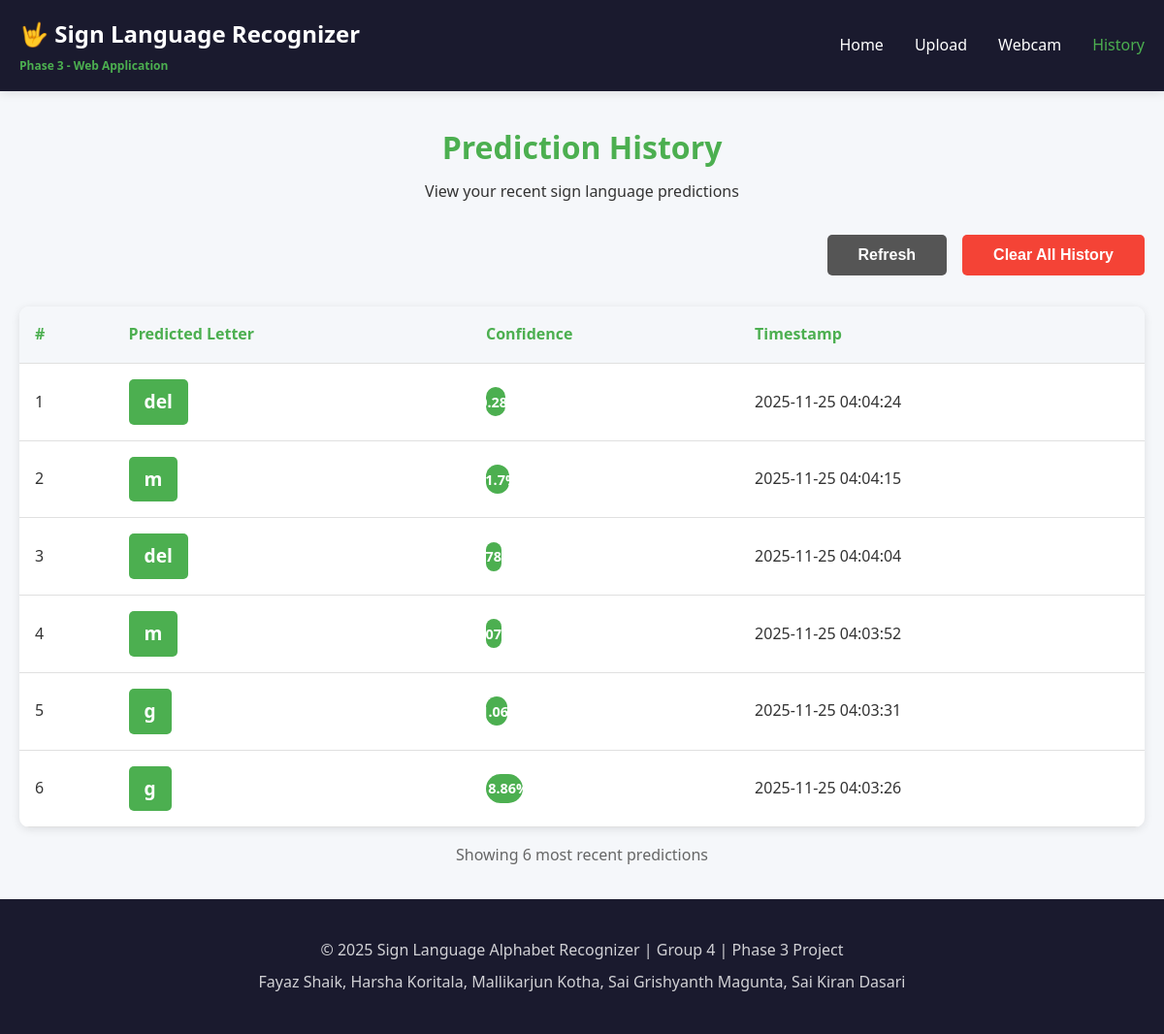
The app's page /history with its own data.
### tables this page shows
CREATE TABLE predictions (
                    id INTEGER PRIMARY KEY AUTOINCREMENT,
                    predicted_letter TEXT NOT NULL,
                    confidence REAL NOT NULL,
                    timestamp DATETIME DEFAULT CURRENT_TIMESTAMP
                );

### webapp/app.py (the view)
@app.route('/history')
def history_page():
    predictions = db.get_recent_predictions(limit=20)
    return render_template('history.html', predictions=predictions)

### webapp/templates/history.html (shortened to what this page needs)
{% extends "base.html" %}
{% block content %}
<div class="page-header">
    <h1>Prediction History</h1>
    <p>View your recent sign language predictions</p>
</div>
<div class="history-actions">
    <button id="refreshBtn" class="btn btn-secondary">Refresh</button>
    <button id="clearHistoryBtn" class="btn btn-danger">Clear All History</button>
</div>
{% if predictions %}
<div class="history-table-container">
    <table class="history-table">
        <thead>
            <tr>
                <th>#</th>
                <th>Predicted Letter</th>
                <th>Confidence</th>
                <th>Timestamp</th>
            </tr>
        </thead>
        <tbody>
            {% for pred in predictions %}
            <tr>
                <td>{{ loop.index }}</td>
                <td>
                    <span class="letter-badge">{{ pred.predicted_letter }}</span>
                </td>
                <td>
                    <div class="confidence-bar-container">
                        <div class="confidence-bar" style="width: {{ (pred.confidence * 100)|round }}%">
                            <span class="confidence-text">{{ (pred.confidence * 100)|round(2) }}%</span>
                        </div>
                    </div>
                </td>
                <td>{{ pred.timestamp }}</td>
            </tr>
            {% endfor %}
        </tbody>
    </table>
</div>
<div class="history-stats">
    <p>Showing {{ predictions|length }} most recent predictions</p>
</div>
{% endif %}
{% endblock %}

### webapp/templates/base.html (shortened to what this page needs)
<!DOCTYPE html>
<html lang="en">
<head>
    <link rel="stylesheet" href="{{ url_for('static', filename='css/style.css') }}">
</head>
<body>
    <nav class="navbar">
        <div class="container">
            <div class="nav-brand">
                <h1>🤟 Sign Language Recognizer</h1>
                <p class="phase-tag">Phase 3 - Web Application</p>
            </div>
            <ul class="nav-menu">
                <li><a href="{{ url_for('index') }}" class="{% if request.endpoint == 'index' %}active{% endif %}">Home</a></li>
                <li><a href="{{ url_for('upload_page') }}" class="{% if request.endpoint == 'upload_page' %}active{% endif %}">Upload</a></li>
                <li><a href="{{ url_for('webcam_page') }}" class="{% if request.endpoint == 'webcam_page' %}active{% endif %}">Webcam</a></li>
                <li><a href="{{ url_for('history_page') }}" class="{% if request.endpoint == 'history_page' %}active{% endif %}">History</a></li>
            </ul>
        </div>
    </nav>
    <main class="main-content">
        <div class="container">
            {% block content %}{% endblock %}
        </div>
    </main>
    <footer class="footer">
        <div class="container">
            <p>&copy; 2025 Sign Language Alphabet Recognizer | Group 4 | Phase 3 Project</p>
            <p>Fayaz Shaik, Harsha Koritala, Mallikarjun Kotha, Sai Grishyanth Magunta, Sai Kiran Dasari</p>
        </div>
    </footer>
</body>
</html>

### webapp/static/css/style.css (style rules this page uses)
* { margin: 0; padding: 0; box-sizing: border-box; }
:root { --primary-color: #4CAF50; --secondary-color: #2196F3; --danger-color: #f44336; --success-color: #4CAF50; --dark-bg: #1a1a2e; --light-bg: #f5f7fa; --card-bg: #ffffff; --text-dark: #333333; --text-light: #666666; --border-color: #e0e0e0; --shadow: 0 2px 10px rgba(0,0,0,0.1); --shadow-lg: 0 4px 20px rgba(0,0,0,0.15); }
body { font-family: 'Segoe UI', Tahoma, Geneva, Verdana, sans-serif; background: var(--light-bg); color: var(--text-dark); line-height: 1.6; min-height: 100vh; display: flex; flex-direction: column; }
.container { max-width: 1200px; margin: 0 auto; padding: 0 20px; }
.navbar { background: var(--dark-bg); color: white; padding: 1rem 0; box-shadow: var(--shadow); position: sticky; top: 0; z-index: 1000; }
.navbar .container { display: flex; justify-content: space-between; align-items: center; flex-wrap: wrap; }
.nav-brand h1 { font-size: 1.5rem; margin-bottom: 0.25rem; }
.phase-tag { font-size: 0.75rem; color: var(--primary-color); font-weight: 600; }
.nav-menu { display: flex; list-style: none; gap: 2rem; }
.nav-menu a { color: white; text-decoration: none; font-weight: 500; transition: color 0.3s; padding: 0.5rem 0; }
.nav-menu a:hover, .nav-menu a.active { color: var(--primary-color); }
.main-content { flex: 1; padding: 2rem 0; }
.btn { padding: 0.75rem 2rem; border: none; border-radius: 5px; font-size: 1rem; font-weight: 600; cursor: pointer; transition: all 0.3s; text-decoration: none; display: inline-block; }
.btn-secondary { background: #555; color: white; }
.btn-danger { background: var(--danger-color); color: white; }
.page-header { text-align: center; margin-bottom: 2rem; }
.page-header h1 { font-size: 2rem; margin-bottom: 0.5rem; color: var(--primary-color); }
.history-actions { display: flex; gap: 1rem; justify-content: flex-end; margin-bottom: 2rem; }
.history-table-container { background: var(--card-bg); border-radius: 10px; box-shadow: var(--shadow); overflow-x: auto; }
.history-table { width: 100%; border-collapse: collapse; }
.history-table th, .history-table td { padding: 1rem; text-align: left; border-bottom: 1px solid var(--border-color); }
.history-table th { background: var(--light-bg); font-weight: 600; color: var(--primary-color); }
.letter-badge { display: inline-block; padding: 0.5rem 1rem; background: var(--primary-color); color: white; border-radius: 5px; font-weight: bold; font-size: 1.2rem; }
.confidence-bar-container { width: 100%; max-width: 200px; }
.confidence-bar { background: var(--primary-color); height: 30px; border-radius: 15px; display: flex; align-items: center; justify-content: center; color: white; font-weight: 600; font-size: 0.9rem; }
.history-stats { text-align: center; margin-top: 1rem; color: var(--text-light); }
.footer { background: var(--dark-bg); color: white; text-align: center; padding: 2rem 0; margin-top: auto; }
.footer p { margin: 0.5rem 0; opacity: 0.8; }

### records on screen
predictions: predicted_letter "del", (pred.confidence*100)|round(2) "10.28", timestamp "2025-11-25 04:04:24"
predictions: predicted_letter "m", (pred.confidence*100)|round(2) "11.7", timestamp "2025-11-25 04:04:15"
predictions: predicted_letter "del", (pred.confidence*100)|round(2) "7.78", timestamp "2025-11-25 04:04:04"
predictions: predicted_letter "m", (pred.confidence*100)|round(2) "8.07", timestamp "2025-11-25 04:03:52"
predictions: predicted_letter "g", (pred.confidence*100)|round(2) "11.06", timestamp "2025-11-25 04:03:31"
predictions: predicted_letter "g", (pred.confidence*100)|round(2) "18.86", timestamp "2025-11-25 04:03:26"

### other values on screen
{{ predictions|length }} "6"
